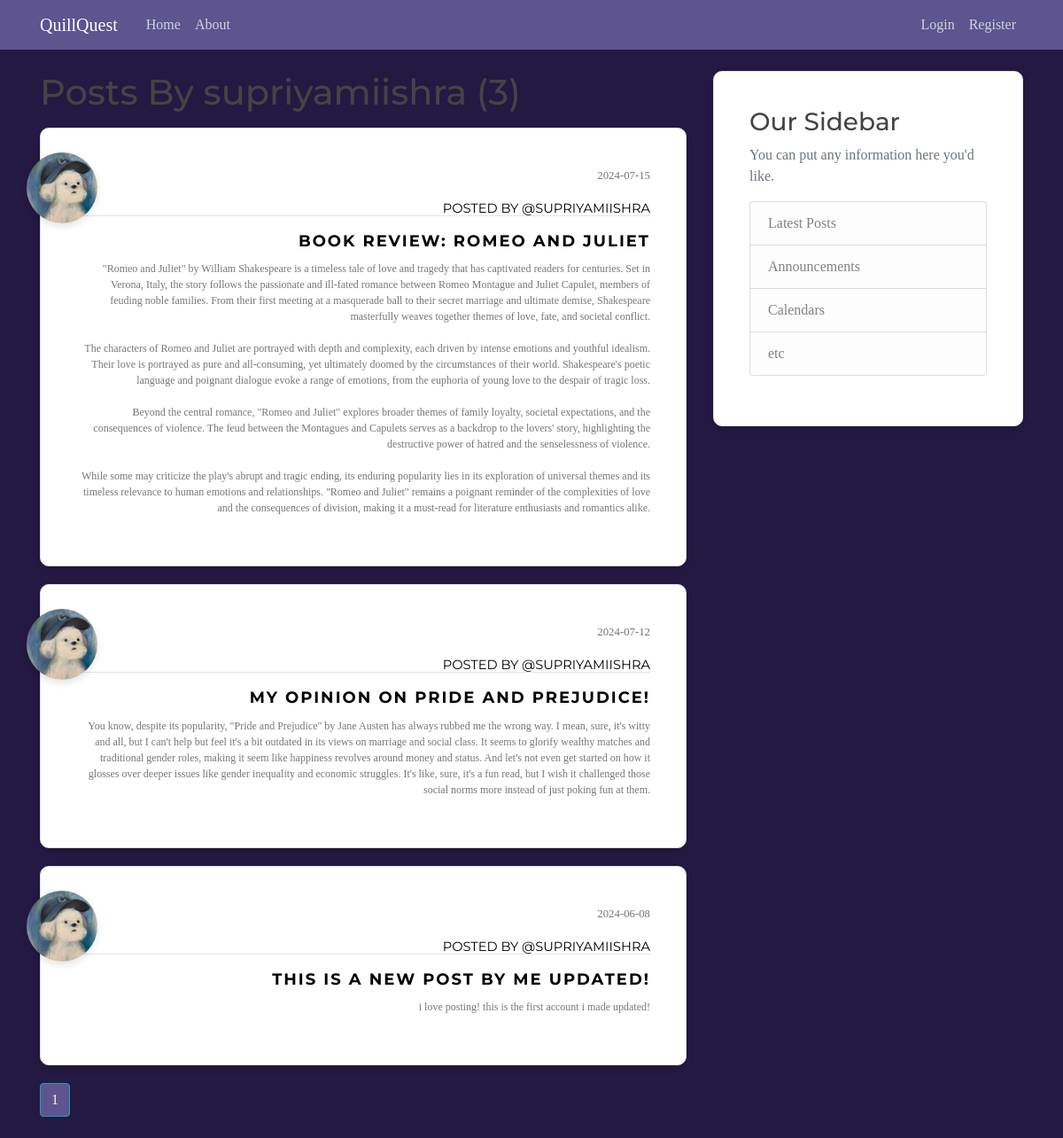
The app's page /user/supriyamiishra with its own data.
### flaskblog/models.py (models this page shows, shortened)
class User(db.Model, UserMixin): #import from db.Model
    __tablename__ = "user"
    id = db.Column(db.Integer, primary_key= True )
    username = db.Column(db.String(20), unique= True, nullable= False)
    email = db.Column(db.String(120), unique= True, nullable= False)
    image_file = db.Column(db.String(120), nullable= False, default = 'default.jpeg') #hashing for length
    password = db.Column(db.String(60), nullable= False)
    posts = db.relationship ('Post', backref = 'author', lazy =  True) #one-to-many relationship; backref: author attribute to get user of post ; lazy: loads in one go

class Post(db.Model):
    __tablename__ = "post"
    id = db.Column(db.Integer, primary_key= True )
    title = db.Column(db.String(100), nullable= False)
    date_posted= db.Column(db.DateTime, nullable= False, default= datetime.utcnow ) # no (): function as arguement; not current time
    content = db.Column(db.Text, nullable= False)
    user_id = db.Column( db.Integer, db.ForeignKey('user.id'), nullable = False) #lowercase user not class; table and column name

### flaskblog/users/routes.py (the view)
@users.route("/user/<string:username>")
def user_posts(username):
    page = request.args.get('page',1,type=int)
    user = User.query.filter_by(username = username).first_or_404() #getting the user
    posts = Post.query.filter_by(author = user)\
            .order_by(Post.date_posted.desc())\
            .paginate(per_page= 5)  #filter by the user who is the author of the posts
    return render_template('user_posts.html',  posts = posts, user = user)

### flaskblog/templates/user_posts.html
{% extends "layout.html" %}
{% block content %}
    <h1 class="mb-3"> Posts By {{ user.username }} ({{ posts.total }}) </h1>
    {% for post in posts.items %}
      <article class="media content-section">
        <img class="rounded-circle article-img" style="width: 80px; height: 80px; box-shadow: 0 4px 8px rgba(0, 0, 0, 0.1);" src="{{ url_for('static', filename='profile_pics/' + post.author.image_file) }}">
        <div class="media-body" style="text-align: right;">
            <div class="article-metadata">
              <small class="text-muted"> {{ post.date_posted.strftime('%Y-%m-%d') }}</small>
              <br>
              <a style="font-size: 11pt;" href="{{  url_for('users.user_posts', username=post.author.username)  }}"> posted by @{{ post.author.username }}</a>
            </div>
            <h2> <a class="article-title"  style="font-weight:bold;" href="{{ url_for('posts.post', post_id=post.id) }}">{{ post.title }}</a> </h2>
            <p class="article-content">{{ post.content }}</p>
        </div>
      </article>
    {% endfor %}
    {% for page_num in posts.iter_pages( left_edge = 1, right_edge=1, left_current=1, right_current=2 ) %}
      {% if page_num %}
        {% if posts.page == page_num %}
        <a href= " {{ url_for('users.user_posts', username=user.username, page=page_num)  }} " class= "btn btn-info mb-4" style="color: whitesmoke; background-color: #5e548e;" > {{ page_num }} </a>
        {% else %}
        <a href= " {{ url_for('users.user_posts', username=user.username, page=page_num) }} " class= "btn btn-outline-info mb-4"> {{ page_num }} </a>
        {% endif %}
      {% else %}
        ...
      {% endif %}
    {% endfor %}
{% endblock %}

### flaskblog/static/main.css (style rules this page uses)
body { background: #231942; color: #777; font-family: 'Merriweather', serif; font-size: 16px; margin-top: 5rem; }
h1, h2, h3, h4, h5, h6 { color: #444444; font-family: 'Montserrat', sans-serif; }
.content-section { background: #ffffff; padding: 40px; border: 1px solid #dddddd; border-radius: 10px; box-shadow: 0 4px 8px rgba(0, 0, 0, 0.1); margin-bottom: 20px; position: relative; transition: 0.4s; }
.content-section::before { content: ""; position: absolute; bottom: 0; height: 2px; width: 0%; background: #333333; right: 0; transition: width 0.4s; }
.article-title { color: black; font-size: 18px; margin-top: 25px; letter-spacing: 2px; text-transform: uppercase; }
.article-content { white-space: pre-line; font-size: 12px; }
.article-img { height: 65px; width: 65px; margin-right: 16px; position: absolute; top: 27px; left: -16px; cursor: pointer; }
.article-metadata { padding-bottom: 1px; margin-bottom: 4px; border-bottom: 1px solid #e3e3e3; }
.article-metadata a { font-family: 'Montserrat', sans-serif; font-size: 12px; text-transform: uppercase; color: black; margin-top: 10px; transition: 0.4s; display: inline-block; top: 5px; position: relative; }

### records on screen
User: username "supriyamiishra"
Post: image_file (picture), date_posted "2024-07-15", author.username "SUPRIYAMIISHRA", title "BOOK REVIEW: ROMEO AND JULIET", content "\"Romeo and Juliet\" by William Shakespeare is a timeless tale of love and tragedy that has captivated readers for centuries. Set in Verona, Italy, the story follows the passionate and ill-fated romance between Romeo Montague and Juliet Capulet, members of feuding noble families. From their first meeting at a masquerade ball to their secret marriage and ultimate demise, Shakespeare masterfully weaves together themes of love, fate, and societal conflict. The characters of Romeo and Juliet are portrayed with depth and complexity, each driven by intense emotions and youthful idealism. Their love is portrayed as pure and all-consuming, yet ultimately doomed by the circumstances of their world.…"
Post: image_file (picture), date_posted "2024-07-12", author.username "SUPRIYAMIISHRA", title "MY OPINION ON PRIDE AND PREJUDICE!", content "You know, despite its popularity, \"Pride and Prejudice\" by Jane Austen has always rubbed me the wrong way. I mean, sure, it's witty and all, but I can't help but feel it's a bit outdated in its views on marriage and social class. It seems to glorify wealthy matches and traditional gender roles, making it seem like happiness revolves around money and status. And let's not even get started on how it glosses over deeper issues like gender inequality and economic struggles. It's like, sure, it's a fun read, but I wish it challenged those social norms more instead of just poking fun at them."
Post: image_file (picture), date_posted "2024-06-08", author.username "SUPRIYAMIISHRA", title "THIS IS A NEW POST BY ME UPDATED!", content "i love posting! this is the first account i made updated!"

### other values on screen
{{ posts.total }} "3"
{{ page_num }} "1"
